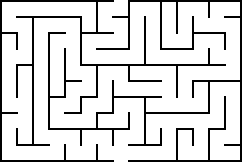
#> input picture src/simulator/mazes/maze15x10_1.png, 242 x 162 px, found by its file name
$ python main.py
#> lines starting #> are read from the running program, lines starting #| are printed output that depends on the picture
### src/simulator/simulator.py
import math
from pathlib import Path
from collections import deque
import cv2
import numpy as np

from src.simulator.constants import MAXIMUM_IMAGE_WIDTH


class Simulator:
    def __init__(self, maze_path: Path, grid_size: (int, int), start_pos: (int, int), end_pos: (int, int)):
        self.__original_img = None
        self.__maze_img = None
        self.__maze_img_w = 0 # px
        self.__maze_img_h = 0 # px

        self.grid_size = grid_size                    # x, y idx
        self.cell_shape: tuple[int, int] = (0, 0)      # WIDTH, HEIGHT px

        self.walled_grid = []
        self.walled_grid_size = (grid_size[0] * 2 + 1, grid_size[1] * 2 + 1)

        self.visited_points = []

        self.distance_grid = [[-1 for _ in range(self.grid_size[1])] for _ in range(self.grid_size[0])]

        self.__directions = ((-1, 0), (1, 0), (0, -1), (0, 1)) # LEFT, RIGHT, UP, DOWN

        self.start_pos = start_pos
        self.end_pos = end_pos

        self.solver_func = None
        self.pos = start_pos

        self.__load_maze(maze_path)
        self.__setup_walled_grid()

    def flood_fill(self, start_x: int, start_y: int):
        self.distance_grid = [[-1 for _ in range(self.grid_size[1])] for _ in range(self.grid_size[0])]

        queue = deque([(start_x, start_y, 0)])  # (x, y, distance)
        self.distance_grid[start_x][start_y] = 0
        while queue:
            grid_x, grid_y, dist = queue.popleft()

            # Explore neighbors
            for dir_ in self.__directions:
                new_x, new_y = grid_x + dir_[0], grid_y + dir_[1]

                # Skip out-of-bound positions
                if new_x < 0 or new_y < 0 or new_x >= self.grid_size[0] or new_y >= self.grid_size[1]:
                    continue

                # Skip already visited positions
                if self.distance_grid[new_x][new_y] != -1:
                    continue

                walled_grid_pos = self.maze_grid_to_walled_grid(new_x, new_y)
                wall_pos = [a-b for a,b in zip(walled_grid_pos, dir_)]

                # Skip if the new position is blocked by a wall
                if self.walled_grid[wall_pos[0]][wall_pos[1]] == 1:
                    continue

                # Set the distance for this position
                self.distance_grid[new_x][new_y] = dist + 1

                # Add the new position to the queue
                queue.append((new_x, new_y, dist + 1))

    def __setup_walled_grid(self):
        for x in range(self.walled_grid_size[0]):
            self.walled_grid.append([])
            for y in range(self.walled_grid_size[1]):
                wall_state = 0
                if y == 0:
                    wall_state = 1
                if x == 0:
                    wall_state = 1
                if x == self.walled_grid_size[0]-1:
                    wall_state = 1
                if y == self.walled_grid_size[1]-1:
                    wall_state = 1

                self.walled_grid[x].append(wall_state)


        w_start_pos = self.maze_grid_to_walled_grid(*self.start_pos)
        w_end_pos = self.maze_grid_to_walled_grid(*self.end_pos)

        self.walled_grid[w_start_pos[0]][w_start_pos[1]] = 2
        self.walled_grid[w_end_pos[0]][w_end_pos[1]] = 3

    def __load_maze(self, maze_path: Path):
        self.__maze_img = cv2.imread(maze_path.as_posix())
        if self.__maze_img is None:
            print("Error: unable to read image")
            return

        aspect_ratio = self.__maze_img.shape[1] / self.__maze_img.shape[0]
        scaled_y = MAXIMUM_IMAGE_WIDTH
        scaled_x = int(aspect_ratio * scaled_y)

        self.__maze_img = cv2.resize(self.__maze_img,
                                     (scaled_x, scaled_y),
                                     interpolation=cv2.INTER_NEAREST)
        self.__original_img = self.__maze_img.copy()

        self.__maze_img_w, self.__maze_img_h = self.__maze_img.shape[1], self.__maze_img.shape[0]

        self.cell_shape = (self.__maze_img_w / self.grid_size[0],
                           self.__maze_img_h / self.grid_size[1])

    def grid_to_pixel(self, x: int, y: int) -> tuple[int, int]:
        return int((x+0.5) * self.cell_shape[0]), int((y + 0.5) * self.cell_shape[1])

    def pixel_to_grid(self, x: int, y: int) -> tuple[int, int]:
        return (int(math.floor(x / self.__maze_img_w * self.grid_size[0])),
                int(math.floor(y / self.__maze_img_h * self.grid_size[1])))

    def maze_grid_to_walled_grid(self, grid_x: int, grid_y: int) -> (int, int):
        return grid_x * 2 + 1, grid_y * 2 + 1

    def walled_grid_to_maze_grid(self, grid_x: int, grid_y: int) -> (int, int):
        return int((grid_x - 1) / 2.), int((grid_y - 1) / 2.)

    def __mark_walls(self, pos_px: (int, int), sensor_values: (int, int, int, int)) -> None:
        # West / Left
        if sensor_values[0]:
            w_grid = self.maze_grid_to_walled_grid(*self.pixel_to_grid(pos_px[0] - sensor_values[0], pos_px[1]))
            self.walled_grid[w_grid[0] - 1][w_grid[1]] = 1

        # East / Right
        if sensor_values[1]:
            w_grid = self.maze_grid_to_walled_grid(*self.pixel_to_grid(pos_px[0] + sensor_values[1], pos_px[1]))
            self.walled_grid[w_grid[0] + 1][w_grid[1]] = 1

        # North / Up
        if sensor_values[2]:
            w_grid = self.maze_grid_to_walled_grid(*self.pixel_to_grid(pos_px[0], pos_px[1] - sensor_values[2]))
            self.walled_grid[w_grid[0]][w_grid[1] - 1] = 1

        # South / Down
        if sensor_values[3]:
            w_grid = self.maze_grid_to_walled_grid(*self.pixel_to_grid(pos_px[0], pos_px[1] + sensor_values[3]))
            self.walled_grid[w_grid[0]][w_grid[1] + 1] = 1

    def simulate_ultrasonic(self, grid_x: int, grid_y: int) -> (int, int, int, int):
#> called with grid_x = 7, grid_y = 9
        xp, yp = self.grid_to_pixel(grid_x, grid_y)
        ret = [0,0,0,0]

        # West / Left
        for xl in range(xp):
            if not any(self.__maze_img[yp, xp - xl]):
                ret[0] = xl - 2
                break

        # East / Right
        for xr in range(self.__maze_img_w - xp):
            if not any(self.__maze_img[yp, xp + xr]):
                ret[1] = xr - 2
                break

        # North / Up
        for yt in range(yp):
            if not any(self.__maze_img[yp - yt, xp]):
                ret[2] = yt - 2
                break

        # South / Down
        for yb in range(self.__maze_img_h - yp):
            if not any(self.__maze_img[yp + yb, xp]):
                ret[3] = yb - 2
                break

        self.__mark_walls((xp, yp), ret)
        return ret

    # [9 lines left out: functions print_walled_maze, print_dist_grid, not called in this run]

    def draw_flood_fill_distances(self):
        for x in range(self.grid_size[0]):
            for y in range(self.grid_size[1]):
                color = (0,0,0)
                if (x,y) in self.visited_points:
                    color = (0,150,0)
                cv2.putText(self.__maze_img, str(self.distance_grid[x][y]), self.grid_to_pixel(x, y),
                            cv2.FONT_HERSHEY_SIMPLEX, 0.5, color, 1, cv2.LINE_AA)

    def draw_pos(self, grid_x, grid_y):
        pos = self.grid_to_pixel(grid_x, grid_y)
        cv2.circle(self.__maze_img, pos, 5, (180,0,0), -1)

    def draw_marked_walls(self, color: (int,int,int) = (0,0,255), thickness: int = 2):
#> called with color = (0, 0, 255), thickness = 2
        for x in range(self.grid_size[0]):
            for y in range(self.grid_size[1]):
                walled_grid_pos = self.maze_grid_to_walled_grid(x, y)
                x_px, y_px = self.grid_to_pixel(x, y)

                # Left
                if self.walled_grid[walled_grid_pos[0] - 1][walled_grid_pos[1]] == 1:
                    cv2.line(self.__maze_img,
                             (int(x_px - self.cell_shape[0] * 0.33), int(y_px - self.cell_shape[1] * 0.33)),
                             (int(x_px - self.cell_shape[0] * 0.33), int(y_px + self.cell_shape[1] * 0.33)),
                             color, thickness, cv2.LINE_AA)

                # Right
                if self.walled_grid[walled_grid_pos[0] + 1][walled_grid_pos[1]] == 1:
                    cv2.line(self.__maze_img,
                             (int(x_px + self.cell_shape[0] * 0.33), int(y_px - self.cell_shape[1] * 0.33)),
                             (int(x_px + self.cell_shape[0] * 0.33), int(y_px + self.cell_shape[1] * 0.33)),
                             color, thickness, cv2.LINE_AA)

                # Top
                if self.walled_grid[walled_grid_pos[0]][walled_grid_pos[1] - 1] == 1:
                    cv2.line(self.__maze_img,
                             (int(x_px - self.cell_shape[0] * 0.33), int(y_px - self.cell_shape[1] * 0.33)),
                             (int(x_px + self.cell_shape[0] * 0.33), int(y_px - self.cell_shape[1] * 0.33)),
                             color, thickness, cv2.LINE_AA)

                # Bottom
                if self.walled_grid[walled_grid_pos[0]][walled_grid_pos[1] + 1] == 1:
                    cv2.line(self.__maze_img,
                             (int(x_px - self.cell_shape[0] * 0.33), int(y_px + self.cell_shape[1] * 0.33)),
                             (int(x_px + self.cell_shape[0] * 0.33), int(y_px + self.cell_shape[1] * 0.33)),
                             color, thickness, cv2.LINE_AA)

    def get_possible_moves(self, grid_x, grid_y) -> list[(int, int)]:
        moves = []
        walled_grid_pos = self.maze_grid_to_walled_grid(grid_x, grid_y)

        for dir_ in self.__directions:
            wall_pos = walled_grid_pos[0] + dir_[0], walled_grid_pos[1] + dir_[1]
            if self.walled_grid[wall_pos[0]][wall_pos[1]] != 1:
                next_move_pos = wall_pos[0] + dir_[0], wall_pos[1] + dir_[1] # Move once more in same dir
                moves.append(self.walled_grid_to_maze_grid(*next_move_pos))

        return moves

    def move(self, grid_x, grid_y):
        self.visited_points.append((grid_x, grid_y))
        self.simulate_ultrasonic(grid_x, grid_y)
        self.flood_fill(*self.end_pos)
        self.pos = (grid_x, grid_y)

    # [4 lines left out: function on_click, not called in this run]

    def display_maze(self) -> None:
        cv2.namedWindow("Maze")
        cv2.setMouseCallback("Maze", self.on_click)
        while True:
            self.__maze_img = self.__original_img.copy()
            self.draw_pos(*self.pos)
            self.draw_flood_fill_distances()
            self.draw_marked_walls()

            cv2.imshow("Maze", self.__maze_img)
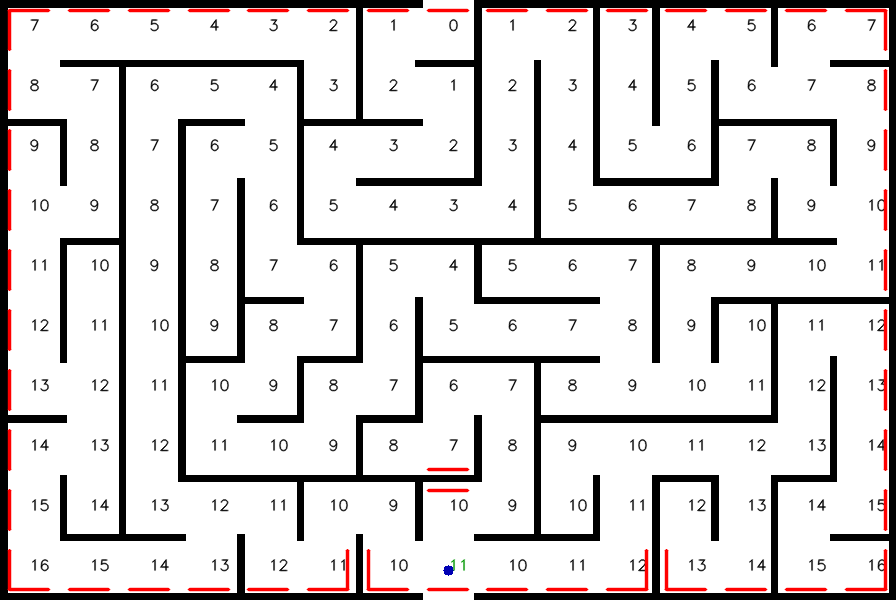
#> window 'Maze': shape (600, 896, 3); mean B, G, R 212.4, 212.4, 216.1
            if self.solver_func:
                key = cv2.waitKey(0)
#> (key Esc is pressed here)
                if self.solver_func():
                    print("Solved")
            else:
                key = cv2.waitKey(1)

            if key == 27: # ESC
                break
        cv2.destroyAllWindows()

### src/simulator/solver.py
from src.simulator.simulator import Simulator

class Solver:
    def __init__(self, simulator: Simulator):
        self.__simulator = simulator

        self.__pos: list[int] = [*self.__simulator.start_pos]
        self.__last_pos: list[int] = self.__pos
        self.__move_count: int = 0

        self.__simulator.move(*self.__pos)

    def move(self):
        moves = self.__simulator.get_possible_moves(*self.__pos)
        if tuple(self.__last_pos) in moves:
            moves.remove(tuple(self.__last_pos))
            moves.append(tuple(self.__last_pos))
        best_move = []
        best_move_dist = 9999
        for move in moves:
            dist = self.__simulator.distance_grid[move[0]][move[1]]

            if dist < best_move_dist:
                best_move_dist = dist
                best_move = move

        self.__simulator.move(*best_move)
        self.__move_count += 1
        self.__last_pos = self.__pos
        self.__pos = best_move

    # [8 lines left out: function solve, not called in this run]

    def solve_procedural(self) -> bool:
        walled_pos = self.__simulator.maze_grid_to_walled_grid(*self.__pos)
        if self.__simulator.walled_grid[walled_pos[0]][walled_pos[1]] == 3:
            return True
        self.move()
        return False

### src/simulator/main.py
from pathlib import Path

from src.simulator.constants import SIMULATOR_MANUAL_MODE, SIMULATOR_PROCEDURAL_MODE, SIMULATOR_FULL_SOLVE_MODE
from src.simulator.simulator import Simulator
from src.simulator.solver import Solver

if __name__ == "__main__":
    simulator = Simulator(Path("src/simulator/mazes/maze15x10_1.png"), (15,10), (7,9), (7,0))
    solver = Solver(simulator)

    # change mode here
    mode = SIMULATOR_PROCEDURAL_MODE

    if mode == SIMULATOR_PROCEDURAL_MODE:
        simulator.solver_func = solver.solve_procedural

    if mode == SIMULATOR_FULL_SOLVE_MODE:
        solver.solve()

    simulator.display_maze()
